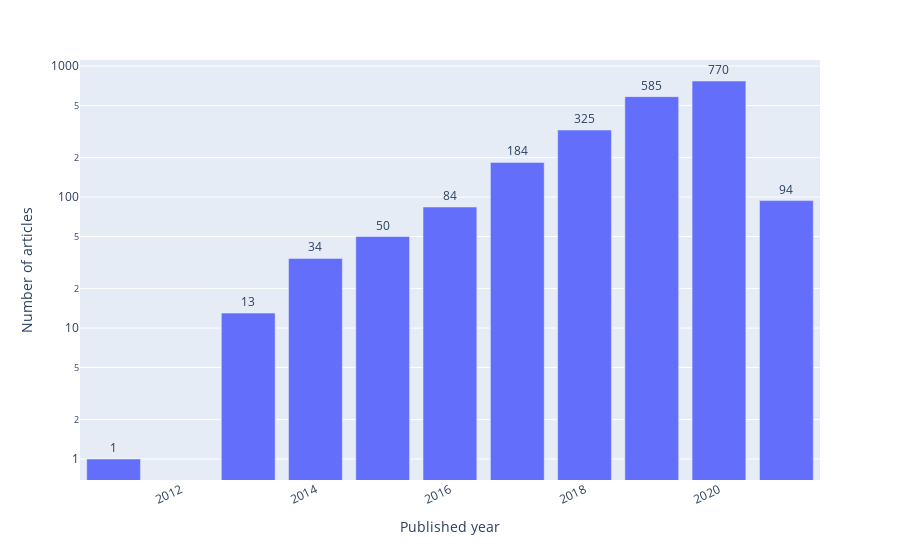

Notebook source saved alongside this figure:
### Code cell
# Articles per year
articles_per_year = df['published_year'].value_counts()
index_label = 'Published year'
number_label = 'Number of articles'
articles_per_year.columns = [index_label, number_label]
articles_per_year_df = pd.DataFrame({index_label:articles_per_year.index, number_label:articles_per_year.values})
filename = 'timeline_articles'
fig = px.bar(articles_per_year_df, index_label, number_label, text=number_label)
fig.update_traces(texttemplate='%{text:s}', textposition='outside')
fig.update_layout(uniformtext_minsize=8, uniformtext_mode='hide', xaxis_tickangle=-25, xaxis_type='date', yaxis_type='log')
fig.write_image(OUTPUT_DIR + '/' + filename + '.pdf', scale=1.0)
fig.show()

### Figure 1 — Plotly figure (JSON) as saved in the notebook; plotly's stock layout.template omitted (floating-point values rounded to 4 significant figures)
{"data": [{"alignmentgroup": "True", "hovertemplate": "Published year=%{x}<br>Number of articles=%{text}<extra></extra>", "legendgroup": "", "marker": {"color": "#636efa", "pattern": {"shape": ""}}, "name": "", "offsetgroup": "", "orientation": "v", "showlegend": false, "text": [770, 585, 325, 184, 94, 84, 50, 34, 13, 1], "textposition": "outside", "texttemplate": "%{text:s}", "type": "bar", "x": ["2020", "2019", "2018", "2017", "2021", "2016", "2015", "2014", "2013", "2011"], "xaxis": "x", "y": [770, 585, 325, 184, 94, 84, 50, 34, 13, 1], "yaxis": "y"}], "layout": {"autosize": true, "barmode": "relative", "legend": {"tracegroupgap": 0}, "margin": {"t": 60}, "uniformtext": {"minsize": 8, "mode": "hide"}, "xaxis": {"anchor": "y", "autorange": true, "domain": [0, 1], "range": ["2010-07-02 12:00", "2021-07-02 12:00"], "tickangle": -25, "title": {"text": "Published year"}, "type": "date"}, "yaxis": {"anchor": "x", "autorange": true, "domain": [0, 1], "range": [-0.1604, 3.047], "title": {"text": "Number of articles"}, "type": "log"}}}
